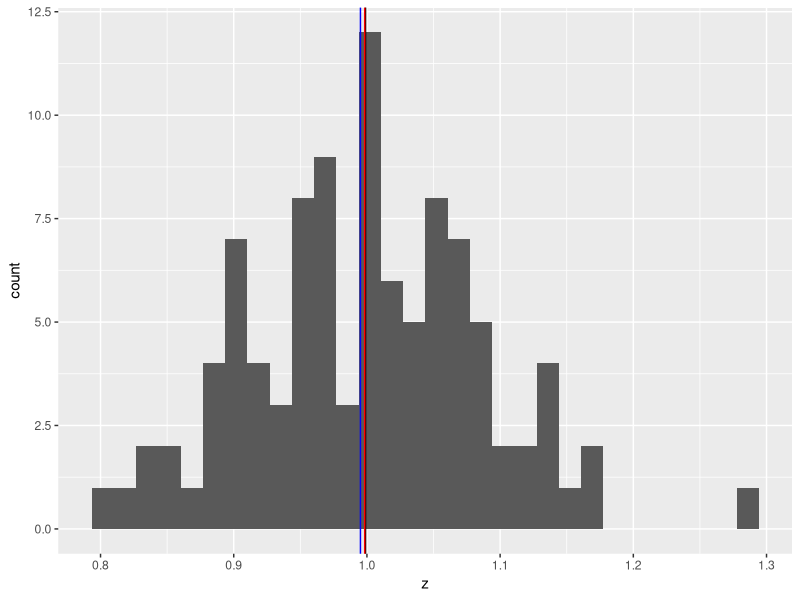
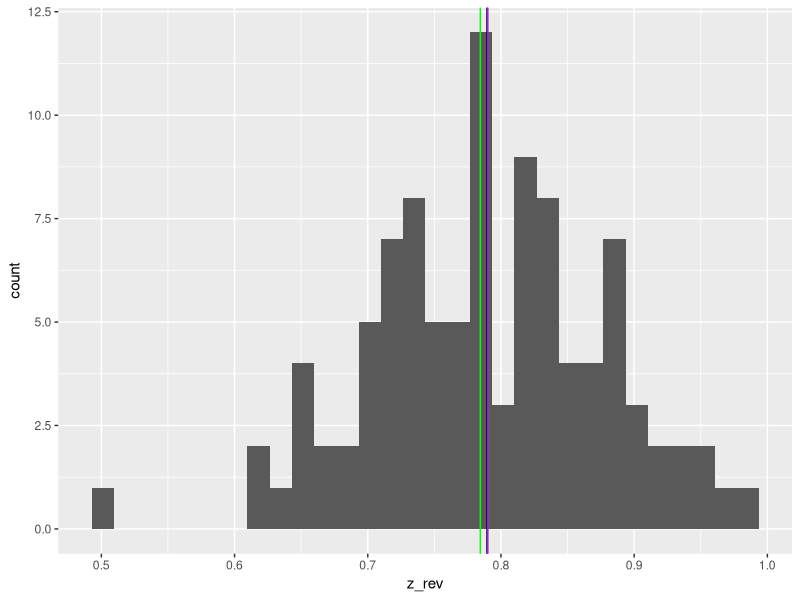

The R script that drew these images, in order:
## Exercises

z <- exp(rnorm(n=100, mean=0, sd=0.1))
mu1 <- mean(z)
mu2 <- prod(z)^(1/(length(z)))
mu3 <- median(z)

library(ggplot2)
library(tidyverse)
tib_z <- as_tibble(z) %>% 
ggplot(aes(x=z))+
  geom_histogram()+
  geom_vline(xintercept=mu1)+
  geom_vline(xintercept=mu2, color="blue")+
  geom_vline(xintercept=mu3,color = "red")
tib_z

z_rev <- -z+max(z)+0.5
tib_rev <- as_tibble(z_rev) %>% 
ggplot(aes(x = z_rev))+
  geom_histogram()+
  geom_vline(xintercept=mean(z_rev))+
  geom_vline(xintercept=prod(z_rev)^(1/length(z)), color="green")+
  geom_vline(xintercept=median(z_rev),color = "purple")
tib_rev

## Example 2

w <- rnorm(100, mean = 10, sd = 1)
head(w) # show first 10 elements in w

m <- w*1000

sd_w <- sqrt(sum((w-mean(w))^2)/length(w))
sd_w

sd_m <- sqrt(sum((m-mean(m))^2)/length(m))
sd_m

mad_w <- median(abs(w-median(w)))
print(mad_w)

mad_m <- median(abs(m-median(m)))
print(mad_m)

# you should use cv for comparing population variation, sd gives unreliable comparison
cv_w <- sd_w/mean(w)
print(cv_w)

cv_m <- sd_m/mean(m)
print(cv_m)

mm_w <- mad_w/median(w)
print(mm_w)

mm_m <- mad_m/median(m)
print(mm_m)
